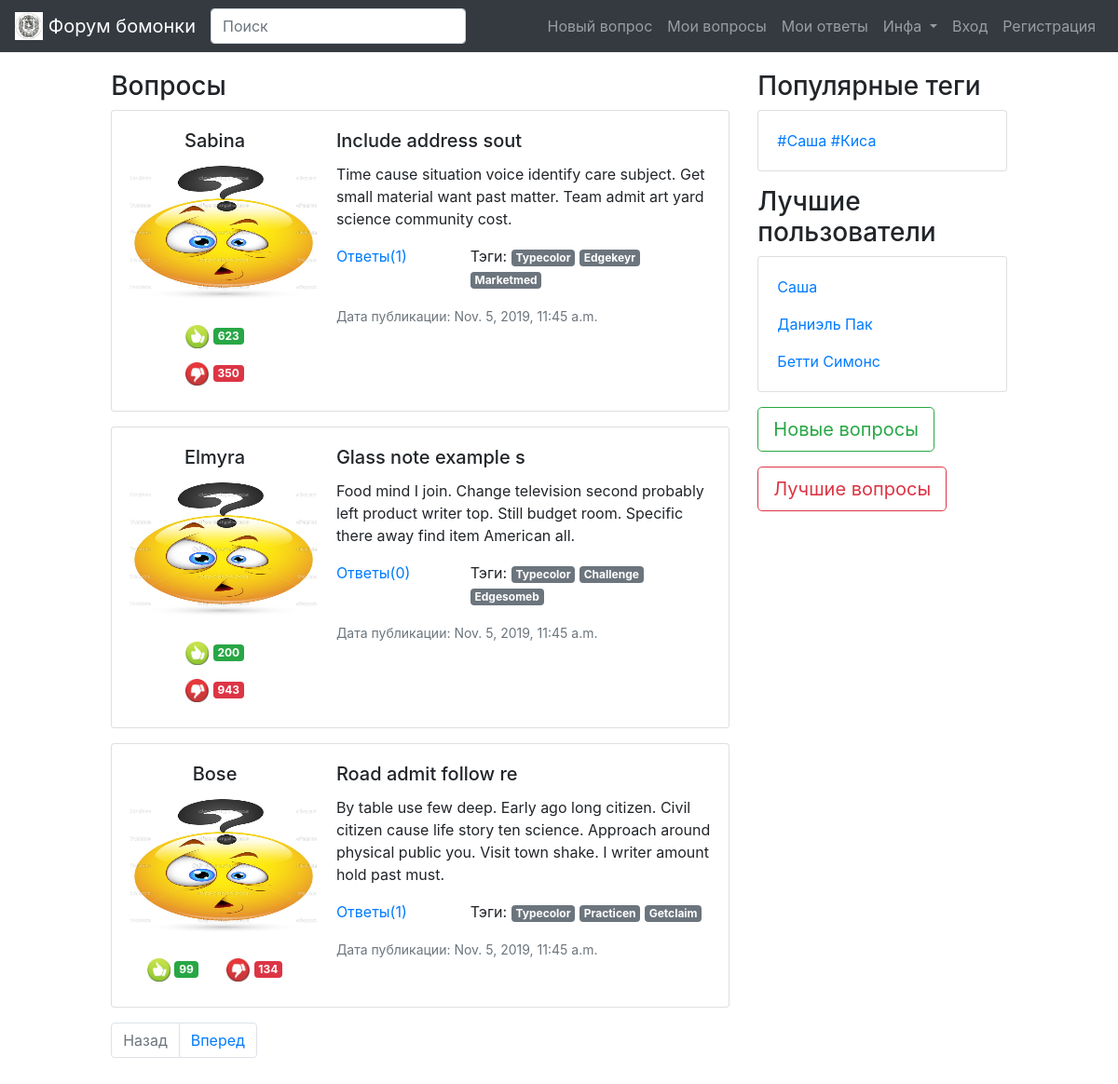
Screenshot of /tag/Typecolor/ with the database file from the repository.
### bomonka_forum/models.py (models this page shows, shortened)
class Question(models.Model):
    title = models.CharField(max_length=255, verbose_name='Заголовок')
    body = models.TextField(blank=True, verbose_name='Текст')
    author = models.ForeignKey(Profile, on_delete=models.CASCADE, verbose_name='Автор')
    datetime_published = models.DateTimeField(auto_now_add=True, verbose_name='Дата публикации')
    num_like = models.IntegerField(default=0, verbose_name='Количество лайков')
    num_dislike = models.IntegerField(default=0, verbose_name='Количество дизлайков')
    like = models.ManyToManyField('Profile', blank=True, related_name='questions_like', verbose_name='Лайки')
    dislike = models.ManyToManyField('Profile', blank=True, related_name='questions_dislike', verbose_name='Дизлайки')
    tags = models.ManyToManyField('Tag', blank=True, related_name='questions_tags', verbose_name='Тэги')
    slug = models.SlugField(max_length=150, unique=True)
    objects = QuestionManager()
    class Meta:
        verbose_name = 'Вопрос'
        verbose_name_plural = 'Вопросы'
        ordering = ['-datetime_published']
        unique_together = [('title'), ('body')]

class Profile(models.Model):
    user = models.OneToOneField(User, on_delete=models.CASCADE)
    email = models.EmailField()
    avatar = models.ImageField(upload_to='static/img/avatars/', default='static/img/default_ava.jpg')
    date = models.DateField(null=True, verbose_name='День Рождения')
    '''
    TODO: сделать подсчет лайков и дизлайков по всем постам
    '''
    num_like = models.IntegerField(default=0, verbose_name='Количество лайков')
    num_dislike = models.IntegerField(default=0, verbose_name='Количество дизлайков')
    def __str__(self):
        return self.user.username
    class Meta:
        verbose_name = 'Профиль'
        verbose_name_plural = 'Профили'

class Tag(models.Model):
    title = models.CharField(max_length=50, unique=True)
    class Meta:
        verbose_name = 'Тэг'
        verbose_name_plural = 'Тэги'

### bomonka_forum/views.py (the view)
# urls.py: path('tag/<str:title>/', questions_tag, name='question_tag_url'),
def questions_tag(request, title):
    t = Tag.objects.get(title__iexact=title)
    questions = t.questions_tags.all()
    context = paginator(request, questions, QUESTIONS_PER_PAGE)
    context['tag'] = t
    return render(request, 'bomonka_forum/index.html', context=context)

### bomonka_forum/views.py (called while the page is built)
def paginator(request, object_list, amount):
    paginator = Paginator(object_list, amount)
    page_number = request.GET.get('page', 1)
    page = paginator.get_page(page_number)
    is_paginated = page.has_other_pages()
    next_url = ''
    if page.has_next():
        next_url = f'?page={page.next_page_number()}'
    prev_url = ''
    if page.has_previous():
        prev_url = f'?page={page.previous_page_number()}'
    context = {
        'blogs': page,
        'is_paginated': is_paginated,
        'prev_url': prev_url,
        'next_url': next_url,
    }
    return context

### bomonka_forum/templates/bomonka_forum/index.html
{% extends 'base.html' %}
{% load static %}
{% block content %}
<h3 class="md-3"> Вопросы </h3>
{% for question in blogs %}
  {% include 'bomonka_forum/question_card.html' %}
{% endfor %}
{% endblock content %}

### bomonka_forum/templates/bomonka_forum/question_card.html
{% load static %}
{% block content %}
<div class="card mb-3">
	<div class="row no-gutters">
		<div class="col-md-4">
			<div class="text-center card-body">
			    <h5 class="card-title">
				    {{ question.author }}
				</h5>
				<p class="card-text">
			        <img src="/{{ question.author.avatar }}"
			        width="200" height="150" alt="NO FACE">
			    </p>
			    <button type="button" class="btn btn-white">
				    <img src="{% static 'img/like.jpg' %}" width="25" height="25" alt="...">
				    <span class="badge badge-success"> {{ question.num_like }} </span>
			    </button>
			    <button type="button" class="btn btn-white">
				    <img src="{% static 'img/dislike.jpg' %}" width="25" height="25" alt="...">
				    <span class="badge badge-danger"> {{ question.num_dislike }} </span>
			    </button>
			</div>
		</div>
		<div class="col-md-8">
			<div class="card-body">
				<h5 class="card-title"> {{ question.title }} </h5>
				<p class="card-text"> {{ question.body }} </p>
				<div class="row">
		            <div class="col-md-4">
					    <a href="{% url 'question_info_url' slug=question.slug%}">
					        Ответы({{ question.answers.count }})
					    </a>
					</div>
					<div class="col-md-8">
					    <p>
					        Тэги:
					        {% for tag in question.tags.all %}
					            <a href="{% url 'question_tag_url' title=tag.title %}"
					            class="badge badge-secondary"> {{ tag.title }} </a>
					        {% endfor %}
					    </p>
					</div>
				</div>
				<p class="card-text">
					<small class="text-muted">
					    Дата публикации: {{ question.datetime_published }}
				    </small>
				</p>
			</div>
		</div>
	</div>
</div>
{% endblock content %}

### rows the page displays
Question: author "Sabina", author.avatar (placeholder picture), num_like "623", num_dislike "350", title "Include address sout", body "Time cause situation voice identify care subject. Get small material want past matter. Team admit art yard science community cost.", answers.count "1", datetime_published "Nov. 5, 2019, 11:45 a.m."
Tag: title "Typecolor"
Tag: title "Edgekeyr"
Tag: title "Marketmed"
Question: author "Elmyra", author.avatar (placeholder picture), num_like "200", num_dislike "943", title "Glass note example s", body "Food mind I join. Change television second probably left product writer top. Still budget room. Specific there away find item American all.", answers.count "0", datetime_published "Nov. 5, 2019, 11:45 a.m."
Tag: title "Challenge"
Tag: title "Edgesomeb"
Question: author "Bose", author.avatar (placeholder picture), num_like "99", num_dislike "134", title "Road admit follow re", body "By table use few deep. Early ago long citizen. Civil citizen cause life story ten science. Approach around physical public you. Visit town shake. I writer amount hold past must.", answers.count "1", datetime_published "Nov. 5, 2019, 11:45 a.m."
Tag: title "Practicen"
Tag: title "Getclaim"
